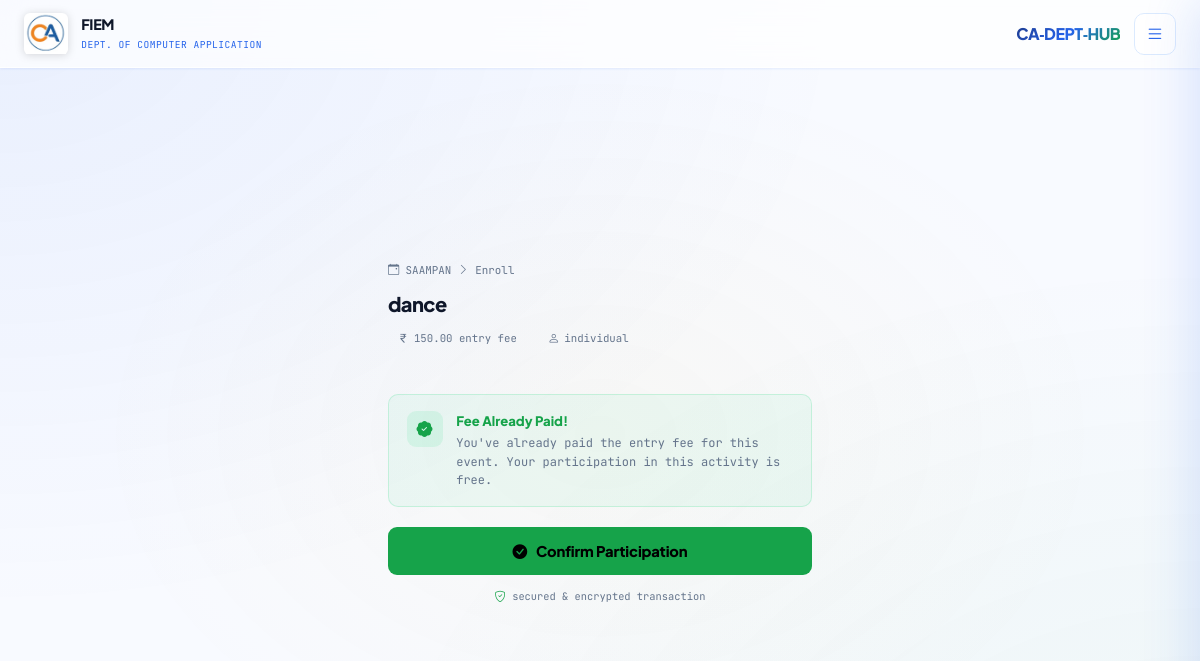
The app's page /events/enroll/1/ (signed in) with its own data.
### events/models.py (models this page shows, shortened)
class Activity(models.Model):
    ACTIVITY_TYPES = (
        ('solo', 'Solo'),
        ('group', 'Group'),
        ('volunteer', 'Volunteer'),
    )
    event = models.ForeignKey(Event, on_delete=models.CASCADE, related_name='activities')
    name = models.CharField(max_length=100)
    category = models.CharField(max_length=50, choices=ACTIVITY_TYPES, default='solo')
    description = models.TextField(blank=True)
    max_participants = models.IntegerField(default=1)

class Event(models.Model):
    title = models.CharField(max_length=200)
    description = models.TextField()
    date = models.DateTimeField()
    venue = models.CharField(max_length=200)
    fee = models.DecimalField(max_digits=10, decimal_places=2, default=0.00)
    image = models.ImageField(upload_to='event_images/', blank=True, null=True)
    created_at = models.DateTimeField(auto_now_add=True)

### events/views.py (the view, shortened to what this page needs)
# urls.py: path('enroll/<int:activity_id>/', enroll_activity, name='enroll_activity'),
@login_required
def enroll_activity(request, activity_id):
    if not request.user.is_profile_complete:
        messages.warning(request, "Please complete your profile details before enrolling in an event.")
        return redirect('profile')
    activity = get_object_or_404(Activity, id=activity_id)
    event = activity.event
    already_paid = Enrollment.objects.filter(
        user=request.user,
        event=event,
        payment_status=True
    ).exists()
    return render(request, 'events/enroll_form.html', {
        'activity': activity,
        'already_paid': already_paid,
    })

### templates/events/enroll_form.html (shortened to what this page needs)
{% extends 'base.html' %}
{% block content %}
<div class="enroll-wrap">
    <div class="enroll-card">
        <div class="enroll-head">
            <div class="event-crumb">
                <i class="bi bi-calendar-event"></i>
                <span>{{ activity.event.title }}</span>
                <i class="bi bi-chevron-right"></i>
                Enroll
            </div>
            <div class="activity-name-title">{{ activity.name }}</div>
            <div class="activity-meta">
                <span class="meta-chip">
                    <i class="bi bi-currency-rupee"></i>
                    {{ activity.event.fee }} entry fee
                </span>
                {% if activity.category == 'group' %}
                <span class="meta-chip group">
                    <i class="bi bi-people-fill"></i>
                    group activity
                </span>
                {% else %}
                <span class="meta-chip">
                    <i class="bi bi-person"></i>
                    individual
                </span>
                {% endif %}
            </div>
        </div>
        <div class="enroll-body">
            <form method="POST" novalidate>
                {% if already_paid %}
                <div class="fee-notice paid">
                    <div class="fee-notice-icon"><i class="bi bi-patch-check-fill"></i></div>
                    <div>
                        <div class="fee-notice-title">Fee Already Paid!</div>
                        <div class="fee-notice-desc">
                            You've already paid the entry fee for this event.
                            Your participation in this activity is free.
                        </div>
                    </div>
                </div>
                {% endif %}
                {% if already_paid %}
                <button type="submit" class="submit-btn free">
                    <i class="bi bi-check-circle-fill"></i> Confirm Participation
                </button>
                {% else %}
                <button type="submit" class="submit-btn pay">
                    <i class="bi bi-lock-fill"></i> Pay ₹{{ activity.event.fee }} &amp; Enroll
                </button>
                {% endif %}
                <div class="secure-hint">
                    <i class="bi bi-shield-check"></i>
                    secured &amp; encrypted transaction
                </div>
            </form>
        </div>
    </div>
</div>
{% endblock %}

### templates/base.html (style rules this page uses)
:root { --blue-deep: #1e3a8a; --blue: #2563eb; --blue-mid: #3b82f6; --blue-lt: #93c5fd; --blue-pale: #dbeafe; --blue-ghost: rgba(37,99,235,.08); --green-deep: #14532d; --green: #16a34a; --green-lt: #4ade80; --yellow: #eab308; --yellow-lt: #fde047; --yellow-pale:#fefce8; --white: #ffffff; --off-white: #f8faff; --gray-50: #f0f4ff; --gray-100: #e0e7ff; --gray-200: #c7d2fe; --gray-500: #6b7280; --gray-700: #374151; --text: #0f172a; --text2: #334155; --muted: #64748b; --glass: rgba(255,255,255,0.7); --glass-2: rgba(255,255,255,0.5); --glass-bd: rgba(255,255,255,0.8); --shadow-sm: 0 1px 3px rgba(37,99,235,.06), 0 1px 2px rgba(37,99,235,.04); --shadow: 0 4px 20px rgba(37,99,235,.10); --shadow-lg: 0 10px 40px rgba(37,99,235,.15); --mono: 'JetBrains Mono', monospace; --sans: 'Plus Jakarta Sans', sans-serif; --topbar-h: 68px; --sidebar-w: 300px; }
*, *::before, *::after { box-sizing: border-box; margin: 0; padding: 0; }
html { scroll-behavior: smooth; }
body { font-family: var(--sans); background: var(--off-white); color: var(--text); min-height: 100vh; overflow-x: hidden; }
body::before { content: ''; position: fixed; inset: 0; background: radial-gradient(ellipse at 0% 0%, rgba(37,99,235,.07) 0%, transparent 50%), radial-gradient(ellipse at 100% 100%, rgba(22,163,74,.05) 0%, transparent 50%), radial-gradient(ellipse at 50% 50%, rgba(234,179,8,.04) 0%, transparent 60%); pointer-events: none; z-index: 0; }

### templates/events/enroll_form.html (style rules this page uses)
.enroll-wrap { min-height: calc(100vh - var(--topbar-h) - 4rem); display: flex; align-items: center; justify-content: center; padding: 2rem 1rem; }
.enroll-card { width: 100%; max-width: 480px; background: var(--surface); border: 1px solid var(--border); border-radius: 14px; overflow: hidden; animation: fadeUp .4s ease both; }
.enroll-card::before { content: ''; display: block; height: 3px; background: linear-gradient(90deg, var(--accent), var(--accent2)); }
.enroll-head { padding: 1.5rem 1.75rem 1.25rem; border-bottom: 1px solid var(--border); }
.event-crumb { display: flex; align-items: center; gap: .4rem; font-family: var(--mono); font-size: .68rem; color: var(--muted); margin-bottom: .65rem; }
.event-crumb i { font-size: .7rem; }
.event-crumb span { color: var(--accent); }
.activity-name-title { font-size: 1.25rem; font-weight: 800; letter-spacing: -.03em; color: var(--text); margin-bottom: .2rem; }
.activity-meta { display: flex; align-items: center; gap: .75rem; margin-top: .5rem; flex-wrap: wrap; }
.meta-chip { display: inline-flex; align-items: center; gap: .3rem; font-family: var(--mono); font-size: .67rem; color: var(--muted); background: var(--surface2); border: 1px solid var(--border); border-radius: 20px; padding: .2rem .6rem; }
.meta-chip i { font-size: .72rem; }
.enroll-body { padding: 1.5rem 1.75rem 1.75rem; }
.fee-notice { border-radius: 10px; padding: 1rem 1.1rem; display: flex; align-items: flex-start; gap: .85rem; margin-bottom: 1.25rem; }
.fee-notice.paid { background: rgba(44,218,130,.06); border: 1px solid rgba(44,218,130,.2); }
.fee-notice-icon { width: 36px; height: 36px; border-radius: 9px; display: grid; place-items: center; font-size: 1rem; flex-shrink: 0; }
.fee-notice.paid .fee-notice-icon { background: rgba(44,218,130,.12); color: var(--green); }
.fee-notice-title { font-size: .82rem; font-weight: 800; color: var(--text); margin-bottom: .2rem; }
.fee-notice.paid .fee-notice-title { color: var(--green); }
.fee-notice-desc { font-size: .75rem; color: var(--muted); line-height: 1.55; font-family: var(--mono); }
.submit-btn { width: 100%; padding: .82rem; border: none; border-radius: 9px; font-family: var(--display); font-size: .92rem; font-weight: 800; letter-spacing: -.01em; cursor: pointer; transition: all .2s; display: flex; align-items: center; justify-content: center; gap: .55rem; }
.submit-btn.free { background: var(--green); color: #000; }
.secure-hint { display: flex; align-items: center; justify-content: center; gap: .4rem; margin-top: .85rem; font-family: var(--mono); font-size: .65rem; color: var(--muted); }
.secure-hint i { font-size: .7rem; color: var(--green); }

### records on screen
Activity: event "SAAMPAN", name "dance", event.fee "150.00"
